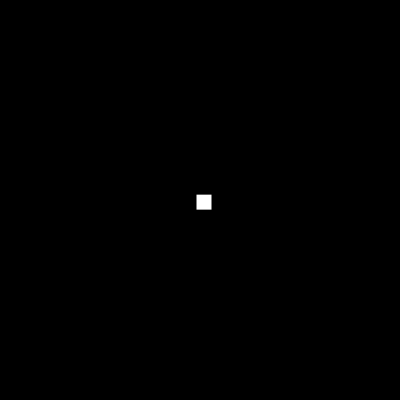
Frame 1 (no input)
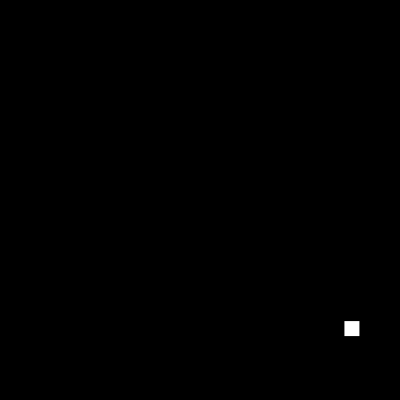
Frame 60 (no input)
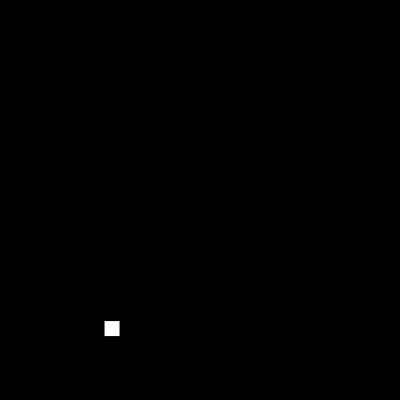
Frame 120 (the mouse pressed at the canvas centre since frame 60)

The p5.js sketch that drew these frames (run headless with seeded random() and noise() and a simulated clock; from frame 60 on, the mouse is pressed at the canvas centre):

// p5.js sketch
// ── sketch.js
// code 2
// section a
// bfa dt
// spring 2018
// bryan ma

// week 2
// simple ball class for p5js

var ball;

function setup() {
  createCanvas(400, 400);
  ball = new Ball();
}

function draw() {
  background(0);
  ball.update();
  ball.display();
}

// Ball class
function Ball() {
  this.pos = createVector(width/2, height/2);
  this.vel = createVector(0, random(-5, 5));
  var r = random();
  if (r < 0.5) {
    this.vel.x = random(1, 5);
  } else {
    this.vel.x = random(-5, -1);
  }
  this.s = 15;

  this.update = function() {
    if (this.pos.x < this.s/2 || this.pos.x > width - this.s/2) {
      this.vel.x *= -1;
    }
    if (this.pos.y < this.s/2 || this.pos.y > height - this.s/2) {
      this.vel.y *= -1;
    }

    this.pos.add(this.vel);
  };

  this.display = function() {
    noStroke();
    fill(255);
    rectMode(CENTER);
    rect(this.pos.x, this.pos.y, this.s, this.s);
  }
};
